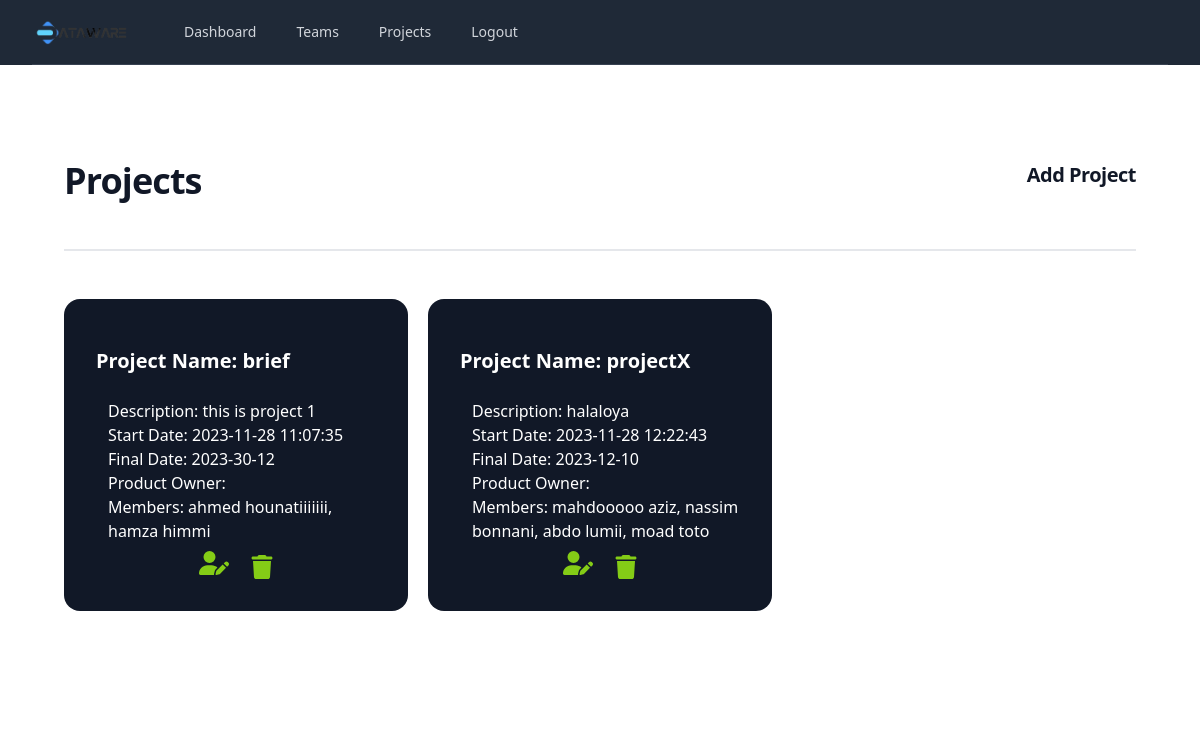
The app's page /po/projects.php, older data.
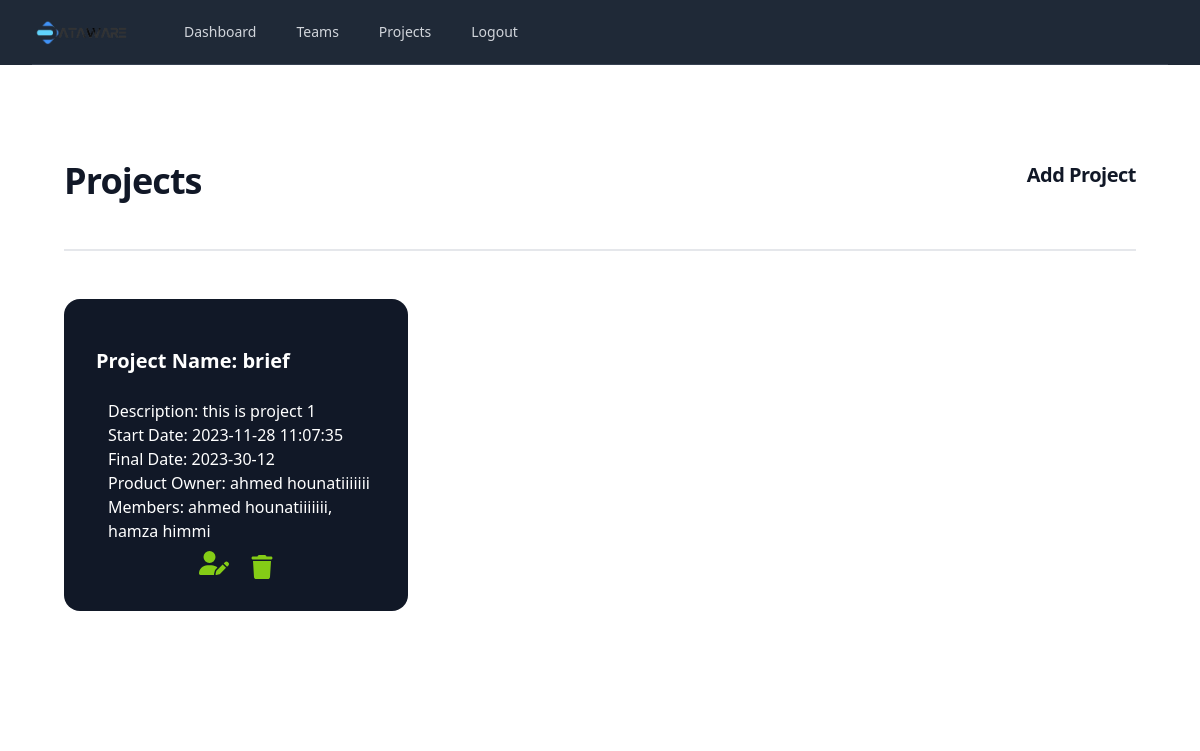
The same page, newer data.
### tables this page shows
CREATE TABLE `projects` (
    `IDProject` int(11) NOT NULL,
    `ProjectName` varchar(50) DEFAULT NULL,
    `Discription` varchar(255) DEFAULT NULL,
    `Datedepart` datetime NOT NULL DEFAULT curtime(),
    `Datedefini` varchar(10) DEFAULT NULL,
    `IDPO` int(11) NOT NULL
);

CREATE TABLE `perssonel` (
    `Id` int(11) NOT NULL,
    `FirstName` varchar(255) DEFAULT NULL,
    `LastName` varchar(255) DEFAULT NULL,
    `Email` varchar(255) DEFAULT NULL,
    `Passdwd` varchar(255) DEFAULT NULL,
    `Tel` varchar(25) DEFAULT NULL,
    `IDTeam` int(11) DEFAULT NULL,
    `Statut` varchar(255) DEFAULT NULL,
    `DateCreation` datetime NOT NULL DEFAULT curtime(),
    `IDProject` int(11) DEFAULT NULL,
    `role` enum('user', 'scrum_master', 'product_owner') NOT NULL DEFAULT 'user'
);

### po/projects.php (the view, shortened to what the changed rows need)
<?php
require '../includes/conn.inc.php';
?>
<!DOCTYPE html>
<html lang="en">
<head>
    <script src="https://cdn.tailwindcss.com"></script>
</head>
<body>
    <main class="-mt-32">
        <div class="max-w-7xl mx-auto pb-12 px-4 sm:px-6 lg:px-8">
            <div class="bg-white pt-16 pb-20 px-4 sm:px-6 lg:pt-24 lg:pb-28 lg:px-8">
                <div class="relative max-w-lg mx-auto divide-y-2 divide-gray-200 lg:max-w-7xl">
                    <div class="flex justify-between">
                        <h2 class="text-3xl tracking-tight font-extrabold text-gray-900 sm:text-4xl">Projects</h2>
                    </div>
                    <div class="mt-12 grid gap-16 pt-12 lg:grid-cols-3 lg:gap-x-5 lg:gap-y-12">
                        <?php
                        $sql = "SELECT
                        projects.IDProject,
                        projects.ProjectName,
                        projects.Discription,
                        projects.Datedepart,
                        projects.Datedefini,
                        GROUP_CONCAT(IFNULL(CONCAT(perssonel.FirstName, ' ', perssonel.LastName), '') SEPARATOR ', ') AS Members,
                        po.FirstName AS PO_FirstName,
                        po.LastName AS PO_LastName
                        FROM projects
                        LEFT JOIN perssonel ON projects.IDProject = perssonel.IDProject
                        LEFT JOIN perssonel po ON projects.IDPO = po.Id
                        GROUP BY projects.IDProject;
                        ";
                        $stmt = $conn->query($sql);
                        while ($row = $stmt->fetch(PDO::FETCH_ASSOC)) {
                        ?>
                            <div class="bg-gray-900 p-8 rounded-2xl">
                                <p class="block mt-4">
                                <p class="text-xl font-semibold text-white">Project Name: <?php echo $row['ProjectName']; ?></p>
                                </p>
                                <div class="mt-6 flex items-center">
                                    <div class="ml-3">
                                        <p class="text-white"> Description: <?php echo $row['Discription']; ?></p>
                                        <p class="text-white"> Start Date: <?php echo $row['Datedepart']; ?></p>
                                        <p class="text-white"> Final Date: <?php echo $row['Datedefini']; ?></p>
                                        <p class="text-white"> Product Owner: <?php echo $row['PO_FirstName'] . ' ' . $row['PO_LastName']; ?></p>
                                        <p class="text-white"> Members: <?php echo ($row['Members'] !== '') ? $row['Members'] : 'No members'; ?></p>
                                    </div>
                                </div>
                                <ul role="list" class="flex justify-center space-x-5">
                                    <li>
                                        <a href="modificationproject.php?modifierID=<?php echo $row['IDProject'] ?>" class="text-indigo-700 hover:text-indigo-700">
                                        </a>
                                    </li>
                                    <li>
                                        <a href="deleteproject.php?DeleteID=<?php echo $row['IDProject'] ?>" class="text-indigo-700 hover:text-indigo-700">
                                        </a>
                                    </li>
                                </ul>
                            </div>
                        <?php
                        }
                        ?>
                    </div>
                </div>
            </div>
        </div>
    </main>
</body>
</html>

Row changes from the older to the newer data that the page shows:
removed projects: ProjectName "projectX", Discription "halaloya", Datedepart "2023-11-28 12:22:43", Datedefini "2023-12-10", Members "mahdooooo aziz, nassim bonnani, abdo lumii, moad toto"
changed projects "brief": IDPO.FirstName (not shown) → "ahmed"; IDPO.LastName (not shown) → "hounatiiiiiii"
